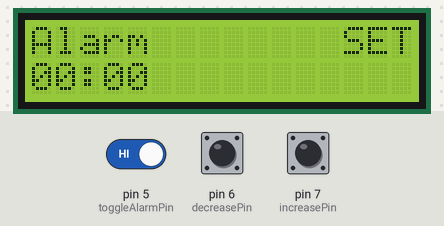
A sketch run on a simulated Arduino Uno, built with avr-gcc and run on an emulated ATmega328P. On the bench: 16×2 character LCD. Inputs (shaded band) come from the test bench; at power-on: pin 5 (toggleAlarmPin) HIGH, pin 6 (decreasePin) HIGH, pin 7 (increasePin) HIGH.

Above: at 2.1 s.
2.2 s: pin 5 (toggleAlarmPin) driven LOW
At 3.0 s:
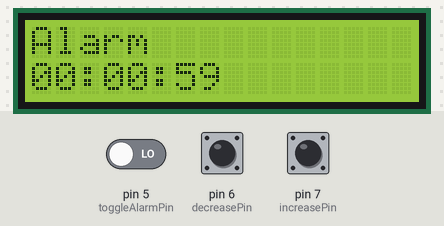
At 4.9 s:
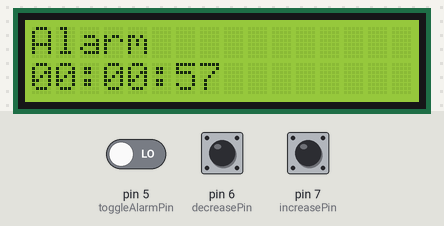
Timing chart, 0 to 6.4 s (numbered marks = the images above; inputs shaded):
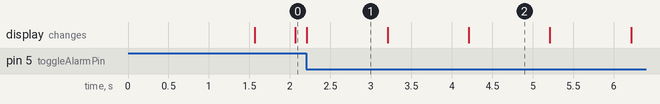

The sketch:

Alarm.ino
```cpp
#include <LiquidCrystal.h>          //the liquid crystal library contains commands for printing to the display
#include <stdio.h>
#include <time.h>

LiquidCrystal lcd(13, 12, 11, 10, 9, 8);   // tell the RedBoard what pins are connected to the display

const char* appName = "Alarm";
const int screenWidth = 16;

const int increasePin = 7;
bool increaseButton = false;

bool switchButton = false;

const int decreasePin = 6;
bool decreaseButton = false;

const int toggleAlarmPin = 5;
bool toggleAlarmButton = false;

const int buzzerPin = 3;

int hours = 0;
int minutes = 0;
int seconds = -1;
bool hrsSelected = false;

bool flashing = false;
unsigned long flashed = 0;

bool clockCounting = false;


char hrs[3];
char min[3];
char sec[3];

char* formatedTime = malloc(strlen("xx:xx")+2);
unsigned long timerStart = -1;

const int timeSpeed = 1; // How fast time is
const int timeDelta = 1000/timeSpeed;


void printTitle(const char* str){
  int dist = strlen(appName) + 1;

  for (int i = 0; i < screenWidth - dist; i++){
    lcd.setCursor(dist + i, 0);
    lcd.print(" ");
  }

  lcd.setCursor(screenWidth - strlen(str), 0);
  lcd.print(str);
}

void setStatus(){
  if (clockCounting)
    printTitle("");
  else
    printTitle("SET");
}

void setup() {
  pinMode(increasePin, INPUT_PULLUP);
  pinMode(decreasePin, INPUT_PULLUP);
  pinMode(toggleAlarmPin, INPUT_PULLUP);


  lcd.begin(screenWidth, 2, LCD_8BITMODE);
  lcd.clear();

  lcd.setCursor(0, 0);
  lcd.print(appName);

  flashed = millis();
  setStatus();
  UpdateTime();
  drawTime(1);
}

void UpdateTime(){
    if (hours > 9)
    sprintf(hrs, "%d", hours);
  else
    sprintf(hrs, "0%d", hours);

  if (minutes > 9)
    sprintf(min, "%d", minutes);
  else
    sprintf(min, "0%d", minutes);

  free(formatedTime);
  formatedTime = malloc(strlen("xx:xx")+2);
  strcpy(formatedTime, hrs);
  strcat(formatedTime, ":");
  strcat(formatedTime, min);
}

void clearRow(int row){
  for (int i = 0; i < screenWidth; i++){
    lcd.setCursor(i, row);
    lcd.print(" ");
  }
}

void drawTime(int row){
  lcd.setCursor(0, row);
  lcd.print(formatedTime);
}

void alarm(){

  lcd.clear();
  lcd.setCursor(0, 0);
  lcd.print("HOLD YELLOW");
  lcd.setCursor(0, 3);
  lcd.print("BUTTON TO STOP");

  lcd.autoscroll();
  while(true){

    tone(buzzerPin, 130, 250);      //E6
    delay(275);
    tone(buzzerPin, 73, 250);       //G6
    delay(275);
    tone(buzzerPin, 65, 150);       //E7
    delay(175);
    tone(buzzerPin, 98, 500);       //C7
    delay(500);

    if (digitalRead(toggleAlarmPin) == LOW){
      setup();
      break;
    }
  }
}

void loop() {
  UpdateTime();

  if (clockCounting){
    lcd.setCursor(0, 1);


    if (seconds > 9)
      sprintf(sec, "%d", seconds);
    else
      sprintf(sec, "0%d", seconds);

    strcat(formatedTime, ":");
    strcat(formatedTime, sec);
    lcd.print(formatedTime);
    }

    if (digitalRead(toggleAlarmPin) == LOW && !toggleAlarmButton){
      clockCounting = !clockCounting;
      clearRow(1);
      UpdateTime();
      drawTime(1);
      toggleAlarmButton = true;
      setStatus();
    }else if (digitalRead(toggleAlarmPin) != LOW && toggleAlarmButton){
      toggleAlarmButton = false;
      setStatus();
    }

    if (!clockCounting){
      if (hrsSelected){
        if (millis() - flashed > 1500 && !flashing)
        {
          flashing = true;
          lcd.setCursor(0, 1);
          lcd.print("  ");
          flashed = millis();
        }else if (millis() - flashed > 500 && flashing){
          flashing = false;
          lcd.setCursor(0, 1);
          lcd.print(hrs);
        }
      }else if (!hrsSelected){
        if (millis() - flashed > 1500 && !flashing)
        {
          flashing = true;
          lcd.setCursor(strlen("xx:"), 1);
          lcd.print("  ");
          flashed = millis();
        }else if (millis() - flashed > 500 && flashing){
          flashing = false;
          lcd.setCursor(strlen("xx:"), 1);
          lcd.print(min);
        }
      }

      if (digitalRead(increasePin) == LOW && digitalRead(decreasePin) == LOW && !switchButton){
        hrsSelected = !hrsSelected;
        switchButton = true;
        delay(1000);
        return;
      }else if (digitalRead(increasePin) != LOW && digitalRead(decreasePin) != LOW && switchButton)
        switchButton = false;

      if (digitalRead(increasePin) == LOW && !increaseButton){
        if (hrsSelected){
          hours += 1;
          UpdateTime();
          clearRow(1);
          drawTime(1);
        }
        else{
          if (minutes >= 59){
            hours += 1;
            minutes = 0;
          }else
            minutes += 1;
          UpdateTime();
          clearRow(1);
          drawTime(1);
        }
        increaseButton = true;
      }else if (digitalRead(increasePin) != LOW && increaseButton)
        increaseButton = false;


      if (digitalRead(decreasePin) == LOW && !decreaseButton){
        if (hrsSelected){
          if (hours > 0)
            hours -= 1;
          UpdateTime();
          clearRow(1);
          drawTime(1);
        }
        else{
          if (minutes <= 0){
            if (hours > 0){
            hours -= 1;
            minutes = 59;
            }else{
              hours = 0;
              minutes = 0;
            }
          }else
            minutes -= 1;
          UpdateTime();
          clearRow(1);
          drawTime(1);
        }
        decreaseButton = true;
      }else if (digitalRead(decreasePin) != LOW && decreaseButton)
        decreaseButton = false;
    }else{
      if (timerStart == -1){
        timerStart = millis();
        seconds = 59;
      }
      if (millis() - timerStart > timeDelta){
        if (seconds <= 0){
          if (minutes <= 0){
            if (hours <= 0){
              alarm();
              clockCounting = false;
              printTitle("RING!");
            }
            else{
            hours -= 1;
            minutes = 59;
            seconds = 59;
            }
          }else{
            minutes -= 1;
            seconds = 59;
          }
        }else
          seconds -= 1;
        timerStart = millis();
      }
    }
}
```

Measured:
- after the input at 2.2 s, the display: changes at once (image 1)
